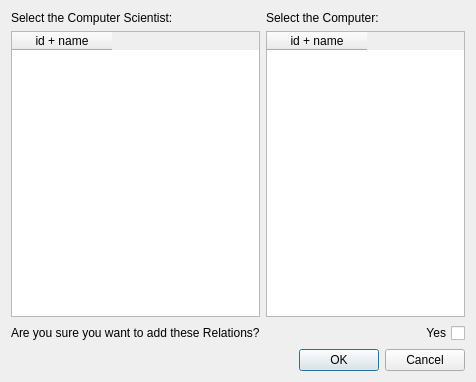
<?xml version="1.0" encoding="UTF-8"?>
<ui version="4.0">
 <class>addrelations</class>
 <widget class="QDialog" name="addrelations">
  <property name="geometry">
   <rect>
    <x>0</x>
    <y>0</y>
    <width>476</width>
    <height>382</height>
   </rect>
  </property>
  <property name="windowTitle">
   <string>Add relations between Computer Scientists and Computers</string>
  </property>
  <layout class="QGridLayout" name="gridLayout">
   <item row="0" column="0">
    <widget class="QLabel" name="labelSelSci">
     <property name="text">
      <string>Select the Computer Scientist:</string>
     </property>
    </widget>
   </item>
   <item row="0" column="1">
    <widget class="QLabel" name="labelSelCom">
     <property name="text">
      <string>Select the Computer:</string>
     </property>
    </widget>
   </item>
   <item row="2" column="0">
    <widget class="QLabel" name="labelAreYouSureRelations">
     <property name="text">
      <string>Are you sure you want to add these Relations?</string>
     </property>
    </widget>
   </item>
   <item row="2" column="1">
    <widget class="QCheckBox" name="checkBoxRelationsYes">
     <property name="layoutDirection">
      <enum>Qt::RightToLeft</enum>
     </property>
     <property name="text">
      <string>Yes</string>
     </property>
    </widget>
   </item>
   <item row="5" column="0" colspan="2">
    <widget class="QDialogButtonBox" name="buttonBox">
     <property name="orientation">
      <enum>Qt::Horizontal</enum>
     </property>
     <property name="standardButtons">
      <set>QDialogButtonBox::Cancel|QDialogButtonBox::Ok</set>
     </property>
    </widget>
   </item>
   <item row="1" column="0">
    <widget class="QTableWidget" name="tableWidget_chooseScientist">
     <column>
      <property name="text">
       <string>id + name</string>
      </property>
     </column>
    </widget>
   </item>
   <item row="1" column="1">
    <widget class="QTableWidget" name="tableWidget_chooseComputer">
     <column>
      <property name="text">
       <string>id + name</string>
      </property>
     </column>
    </widget>
   </item>
  </layout>
 </widget>
 <resources/>
 <connections>
  <connection>
   <sender>buttonBox</sender>
   <signal>accepted()</signal>
   <receiver>addrelations</receiver>
   <slot>accept()</slot>
   <hints>
    <hint type="sourcelabel">
     <x>248</x>
     <y>254</y>
    </hint>
    <hint type="destinationlabel">
     <x>157</x>
     <y>274</y>
    </hint>
   </hints>
  </connection>
  <connection>
   <sender>buttonBox</sender>
   <signal>rejected()</signal>
   <receiver>addrelations</receiver>
   <slot>reject()</slot>
   <hints>
    <hint type="sourcelabel">
     <x>316</x>
     <y>260</y>
    </hint>
    <hint type="destinationlabel">
     <x>286</x>
     <y>274</y>
    </hint>
   </hints>
  </connection>
 </connections>
</ui>
